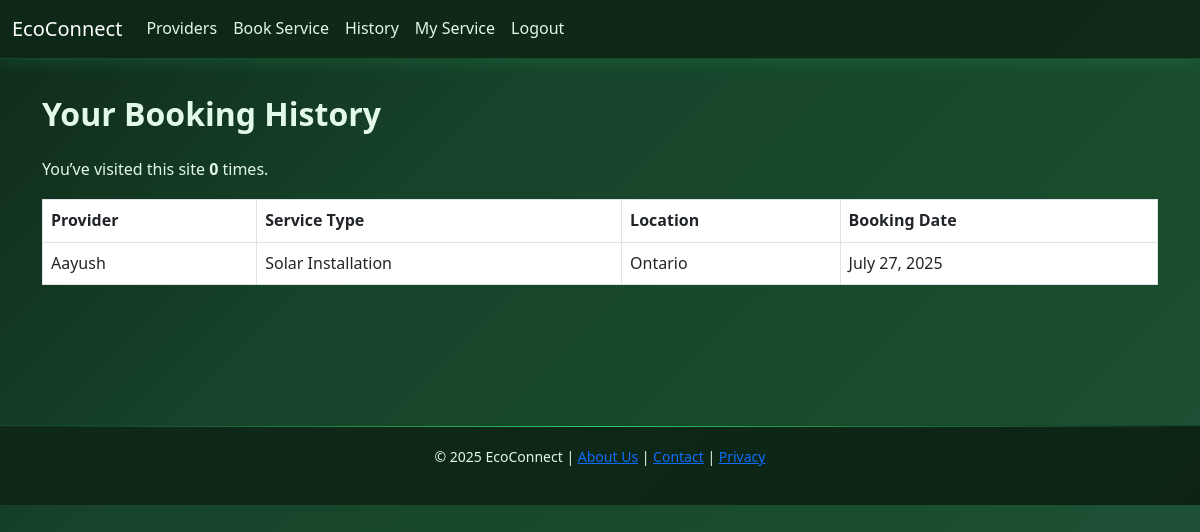
Page /history/ (signed in) on the committed database.
### services/models.py (models this page shows, shortened)
class Booking(models.Model):
    customer = models.ForeignKey(User, on_delete=models.CASCADE)
    provider = models.ForeignKey(ServiceProvider, on_delete=models.CASCADE)
    booking_date = models.DateField()

class ServiceProvider(models.Model):
    SERVICE_TYPES = [
        ('solar', 'Solar Installation'),
        ('insulation', 'Home Insulation'),
        ('compost', 'Compost Pickup'),
        ('rainwater', 'Rainwater Harvesting'),
    ]
    user = models.ForeignKey(User, on_delete=models.CASCADE)
    name = models.CharField(max_length=100)
    service_type = models.CharField(max_length=50, choices=SERVICE_TYPES)
    location = models.CharField(max_length=100)
    certification = models.FileField(upload_to='certifications/', null=True, blank=True)

### services/views.py (the view)
# urls.py: path('history/', views.user_history, name='user_history'),
@login_required
def user_history(request):
    bookings = Booking.objects.filter(customer=request.user)
    visits = request.session.get('visits', 0)
    return render(request, 'services/user_history.html', {'bookings': bookings, 'visits': visits})

### services/templates/services/user_history.html
{% extends 'services/base.html' %}
{% block content %}
<h2>Your Booking History</h2>
<p>You’ve visited this site <strong>{{ visits }}</strong> time{{ visits|pluralize }}.</p>
{% if bookings %}
    <table class="table table-bordered">
        <thead>
            <tr>
                <th>Provider</th>
                <th>Service Type</th>
                <th>Location</th>
                <th>Booking Date</th>
            </tr>
        </thead>
        <tbody>
            {% for booking in bookings %}
            <tr>
                <td>{{ booking.provider.name }}</td>
                <td>{{ booking.provider.get_service_type_display }}</td>
                <td>{{ booking.provider.location }}</td>
                <td>{{ booking.booking_date }}</td>
            </tr>
            {% endfor %}
        </tbody>
    </table>
{% else %}
    <p class="text-muted">You haven't made any bookings yet.</p>
{% endif %}
{% endblock %}

### services/static/services/style.css (style rules this page uses)
:root { --primary-green: #2ecc71; --dark-green: #0f2918; --darker-green: #1a4d2e; --medium-green: #16432a; --accent-green: #27ae60; --soft-green: #1e3d26; --forest-green: #0d2415; --sage-green: #22543d; --mint-green: #234e3a; --light-accent: #3dd56d; --text-light: #e2f8e8; --text-medium: #c6f0d0; --text-dark: #1a202c; --shadow-soft: 0 4px 20px rgba(46, 204, 113, 0.15); --shadow-medium: 0 8px 30px rgba(46, 204, 113, 0.2); --shadow-strong: 0 12px 40px rgba(46, 204, 113, 0.25); --transition: all 0.3s cubic-bezier(0.4, 0, 0.2, 1); }
body { background: linear-gradient(135deg, #0f2918 0%, #16432a 30%, #1a4d2e 70%, #22543d 100%); font-family: 'Segoe UI', Tahoma, Geneva, Verdana, sans-serif; color: var(--text-light); padding-top: 70px; line-height: 1.6; background-attachment: fixed; min-height: 100vh; }
h1, h2, h3, h4, h5 { color: var(--text-light); font-weight: 600; background: transparent !important; }
h2 { font-size: 2rem; margin-bottom: 1.5rem; margin-top: 35px; }
p, .lead { background: transparent !important; color: var(--text-light); }

### services/templates/services/base.html (style rules this page uses)
body { padding-top: 60px; }

### rows in the picture
Booking: provider.name "Aayush", provider.service_type "Solar Installation", provider.location "Ontario", booking_date "July 27, 2025"

### other values in the picture
{{ visits }} "0"
